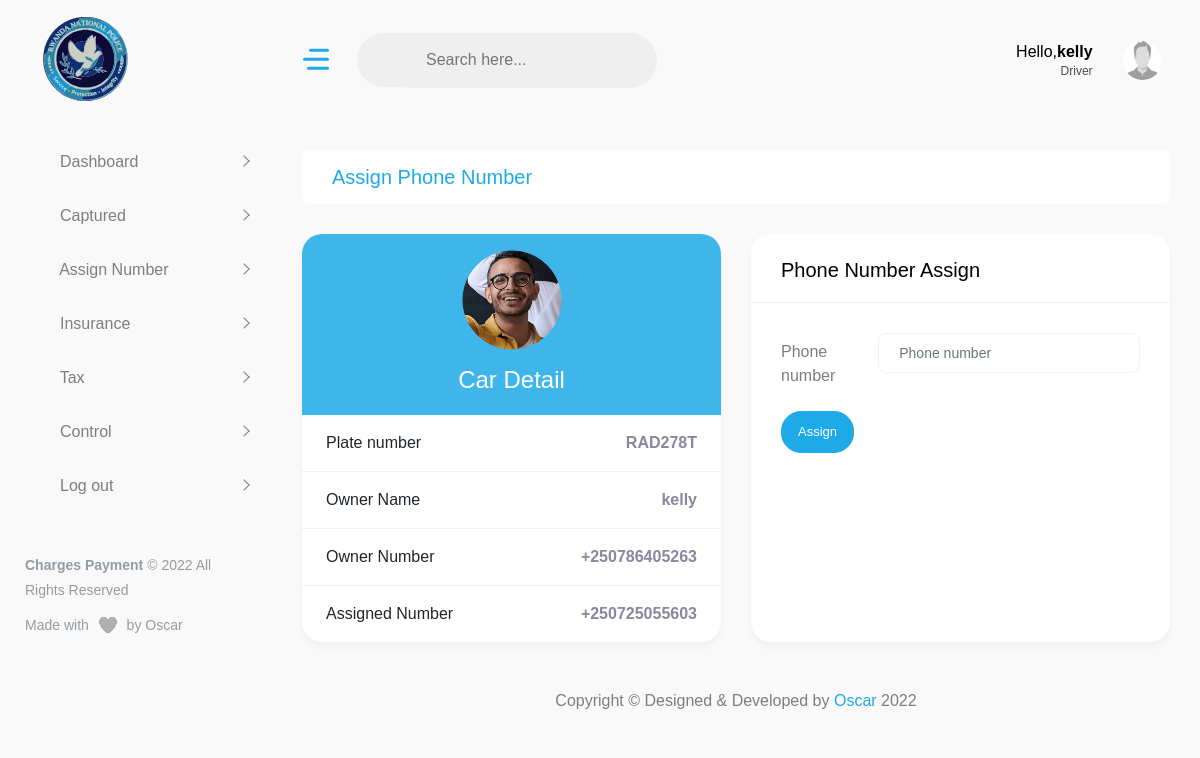
Page /driver/assign_number/04ea3e8c78e0483da8852c2623df656a/ (signed in) on the committed database.
### car_plate/models.py (models this page shows, shortened)
class Car_registration(models.Model):
    id = models.UUIDField(
        default=uuid.uuid4,
        unique=True,
        primary_key=True,
        editable=False
    )
    owner_name = models.CharField(max_length=50)
    Owner_Id = models.IntegerField()
    car_model = models.CharField(max_length=200, null=False)
    owner_phone_number = PhoneNumberField()
    phone_number_assign = PhoneNumberField(blank=True, null=True)
    owner_email = models.EmailField()
    plate_number = models.CharField(max_length=20, unique=True)
    time_done = models.DateTimeField(auto_now_add=True)
    class Meta:
        verbose_name_plural = 'Car Registration'
        ordering = ['-id']

### drivers/decorators.py (the view)
    def wrapper_func(request, *args, **kwargs):
        if request.session.get('car_detail') is None:
            return redirect('drivers_home')
        else:
            return view_func(request, *args, **kwargs)

### drivers/forms.py
class CarAssignForm(forms.ModelForm):
    class Meta:
        model = Car_registration
        fields = ['phone_number_assign', ]

### authentication/context_processors.py (called while the page is built)
def extras(request):
    user = request.user
    if user.is_authenticated:
        police_req = Police_request.objects.filter(police=user).first()
        profile_police = get_object_or_404(Profile, user=user)
        user_small = user.name
        user_small = user_small.split(' ')
        user_small = user_small[0][:2].upper()
        police_req = police_req
    else:
        profile_police = None
        user_small = None
        police_req = None
    return {
        'profile': profile_police,
        'user': user,
        'user_small': user_small,
        'police_req': police_req
    }

def message_review(request):
    try:
        user = request.user
        message_all = Send_message.objects.filter(police_user=user)[:10]
        user_small = user.name
        user_small = user_small.split(' ')
        user_small = user_small[0][:2].upper()
    except:
        message_all = []
        user_small = 'AA'
    return {
        'message_all': message_all,
        'user_small': user_small
    }

### drivers/views.py (called while the page is built)
@is_car_detail_none
def driver_assign_number(request, id):
    car_detail = get_object_or_404(Car_registration, id=id)
    form = CarAssignForm(request.POST or None, instance=car_detail)
    if form.is_valid():
        form.save()
        return redirect('driver_assign_number', id=car_detail.id)
    context = {
        'car_detail': car_detail,
        'form': form
    }
    return render(request, 'drivers/driver_assign_number.html', context)

### drivers/templates/drivers/driver_assign_number.html (shortened to what this page needs)
{% extends 'admin_driver/base.html' %}
{% load static %}
{% block content %}
<div class="content-body">
            <div class="container-fluid">
                <div class="page-titles">
					<h4>Assign Phone Number</h4>
                </div>
                <div class="row">
                    <div class="col-xl-6 col-lg-12 col-sm-12">
						<div class="card overflow-hidden">
							<div class="text-center p-3 overlay-box " style="background-image: url({% static 'admin_driver/images/big/img1.jpg' %});">
								<div class="profile-photo">
									<img src="{% static 'admin_driver/images/profile/profile.png' %}" width="100" class="img-fluid rounded-circle" alt="">
								</div>
								<h3 class="mt-3 mb-1 text-white">Car Detail</h3>
							</div>
							<ul class="list-group list-group-flush">
								<li class="list-group-item d-flex justify-content-between"><span class="mb-0">Plate number</span> <strong class="text-muted">{{ car_detail.plate_number }}</strong></li>
                                <li class="list-group-item d-flex justify-content-between"><span class="mb-0">Owner Name</span> <strong class="text-muted">{{ car_detail.owner_name }}	</strong></li>
								<li class="list-group-item d-flex justify-content-between"><span class="mb-0">Owner Number</span> 		<strong class="text-muted">{{ car_detail.owner_phone_number }}	</strong></li>
                                {% if car_detail.phone_number_assign  %}
                                <li class="list-group-item d-flex justify-content-between"><span class="mb-0">Assigned Number</span> 		<strong class="text-muted">{{ car_detail.phone_number_assign }}	</strong></li>
                                {% endif %}
							</ul>
                        </div>
					</div>
                    <div class="col-xl-6 col-lg-12 col-sm-12">
                        <div class="card">
                            <div class="card-header">
                                <h4 class="card-title">Phone Number Assign</h4>
                            </div>
                            <div class="card-body">
                                <div class="basic-form">
                                    <form action="" method="POST">
                                        <div class="mb-3 row">
                                            <label class="col-sm-3 col-form-label">Phone number</label>
                                            <div class="col-sm-9">
                                                <input type="text" class="form-control" placeholder="Phone number" name="phone_number_assign">
                                            </div>
                                        </div>
                                        <div class="mb-3 row">
                                            <div class="col-sm-10">
                                                <button type="submit" class="btn btn-primary">Assign</button>
                                            </div>
                                        </div>
                                    </form>
                                </div>
                            </div>
                        </div>
					</div>
                </div>
            </div>
        </div>
{% endblock %}

### templates/admin_driver/base.html (shortened to what this page needs)
<!DOCTYPE html>
<html lang="en">
<head>
    {% load static %}
    <link href="{% static 'admin_driver/vendor/jqvmap/css/jqvmap.min.css' %}" rel="stylesheet">
	<link rel="stylesheet" href="{% static 'admin_driver/vendor/chartist/css/chartist.min.css' %}">
    <link href="{% static 'admin_driver/vendor/datatables/css/jquery.dataTables.min.css' %}" rel="stylesheet">
    <link href="{% static 'admin_driver/vendor/jqvmap/css/jqvmap.min.css' %}" rel="stylesheet">
    <link href="{% static 'admin_driver/vendor/bootstrap-select/dist/css/bootstrap-select.min.css' %}" rel="stylesheet">
    <link href="{% static 'admin_driver/css/style.css' %}" rel="stylesheet">
	<link href="{% static 'admin_driver/vendor/owl-carousel/owl.carousel.css' %}" rel="stylesheet">
</head>
<body>
    <div id="main-wrapper">
        <div class="nav-header">
            <a href="" class="brand-logo">
                <img class="brand-title" src="{% static 'admin_driver/images/policelogo.svg' %}" alt="" style="width: 100px; height: 100px;">
            </a>
            <div class="nav-control">
                <div class="hamburger">
                    <span class="line"></span><span class="line"></span><span class="line"></span>
                </div>
            </div>
        </div>
        <div class="header">
            <div class="header-content">
                <nav class="navbar navbar-expand">
                    <div class="collapse navbar-collapse justify-content-between">
                        <div class="header-left">
                            <div class="dashboard_bar">
								<div class="input-group search-area d-lg-inline-flex d-none">
									<div class="input-group-append">
										<button class="input-group-text"><i class="flaticon-381-search-2"></i></button>
									</div>
									<input type="text" class="form-control" placeholder="Search here...">
								</div>
                            </div>
                        </div>
                        <ul class="navbar-nav header-right">
                            <li class="nav-item dropdown header-profile">
                                <a class="nav-link" href="javascript:void(0)" role="button" data-bs-toggle="dropdown">
									<div class="header-info">
										<span class="text-black">Hello,<strong>{{ car_detail.owner_name }}</strong></span>
										<p class="fs-12 mb-0">Driver</p>
									</div>
                                    <img src="{% static 'admin_driver/images/profile/profile_person.png' %}" width="20" alt=""/>
                                </a>
                            </li>
                        </ul>
                    </div>
                </nav>
            </div>
        </div>
        <div class="deznav">
            <div class="deznav-scroll">
				<ul class="metismenu" id="menu">
                    <li><a class="has-arrow ai-icon" href="{% url 'driver_dashboard' %}" aria-expanded="false">
							<i class="flaticon-381-networking"></i>
							<span class="nav-text">Dashboard</span>
						</a>
                    </li>
                    <li><a class="has-arrow ai-icon" href="{% url 'driver_captured' %}" aria-expanded="false">
							<i class="flaticon-381-controls-3"></i>
							<span class="nav-text">Captured</span>
						</a>
                    </li>
                    <li><a class="has-arrow ai-icon" href="{% url 'driver_assign_main' %}" aria-expanded="false">
							<i class="flaticon-381-settings-2"></i>
							<span class="nav-text">Assign Number</span>
						</a>
					</li>
                    <li><a class="has-arrow ai-icon" href={% url 'driver_insurance' %} aria-expanded="false">
							<i class="flaticon-381-internet"></i>
							<span class="nav-text">Insurance</span>
						</a>
                    </li>
                    <li><a class="has-arrow ai-icon" href="{% url 'driver_tax' %}" aria-expanded="false">
							<i class="flaticon-381-heart"></i>
							<span class="nav-text">Tax</span>
						</a>
                    </li>
                    <li><a class="has-arrow ai-icon" href="{% url 'driver_control' %}" aria-expanded="false">
							<i class="flaticon-381-settings-2"></i>
							<span class="nav-text">Control</span>
						</a>
					</li>
                    <li><a class="has-arrow ai-icon" href="{% url 'logout_driver' %}" aria-expanded="false">
							<i class="flaticon-381-layer-1"></i>
							<span class="nav-text">Log out</span>
						</a>
                    </li>
                </ul>
				<div class="copyright">
					<p><strong>Charges Payment</strong> © 2022 All Rights Reserved</p>
					<p>Made with <span class="heart"></span> by Oscar</p>
				</div>
			</div>
        </div>
            {% block content %}
            {% endblock %}
        <div class="footer">
            <div class="copyright">
                <p>Copyright © Designed &amp; Developed by <a href="" target="_blank">Oscar</a> 2022</p>
            </div>
        </div>
    </div>
</body>
</html>

### rows in the picture
Car_registration: owner_name "kelly", plate_number "RAD278T", owner_phone_number "+250786405263", phone_number_assign "+250725055603"
